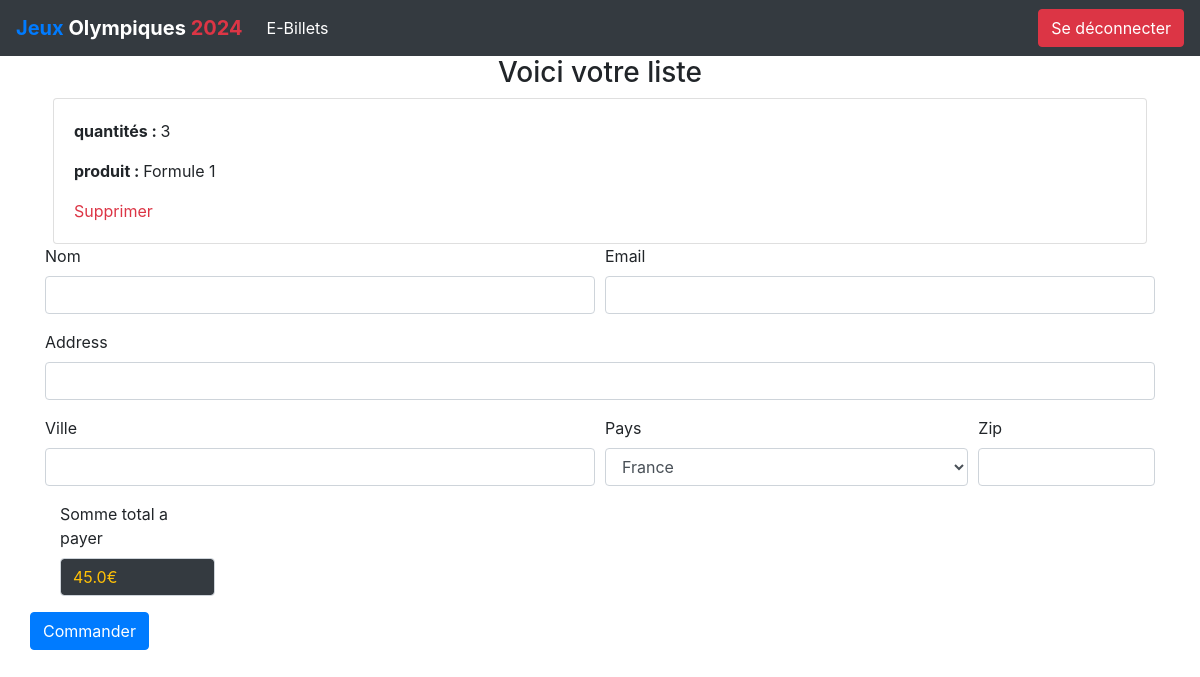
Page /billeterie/checkout (signed in) on the earlier database version.
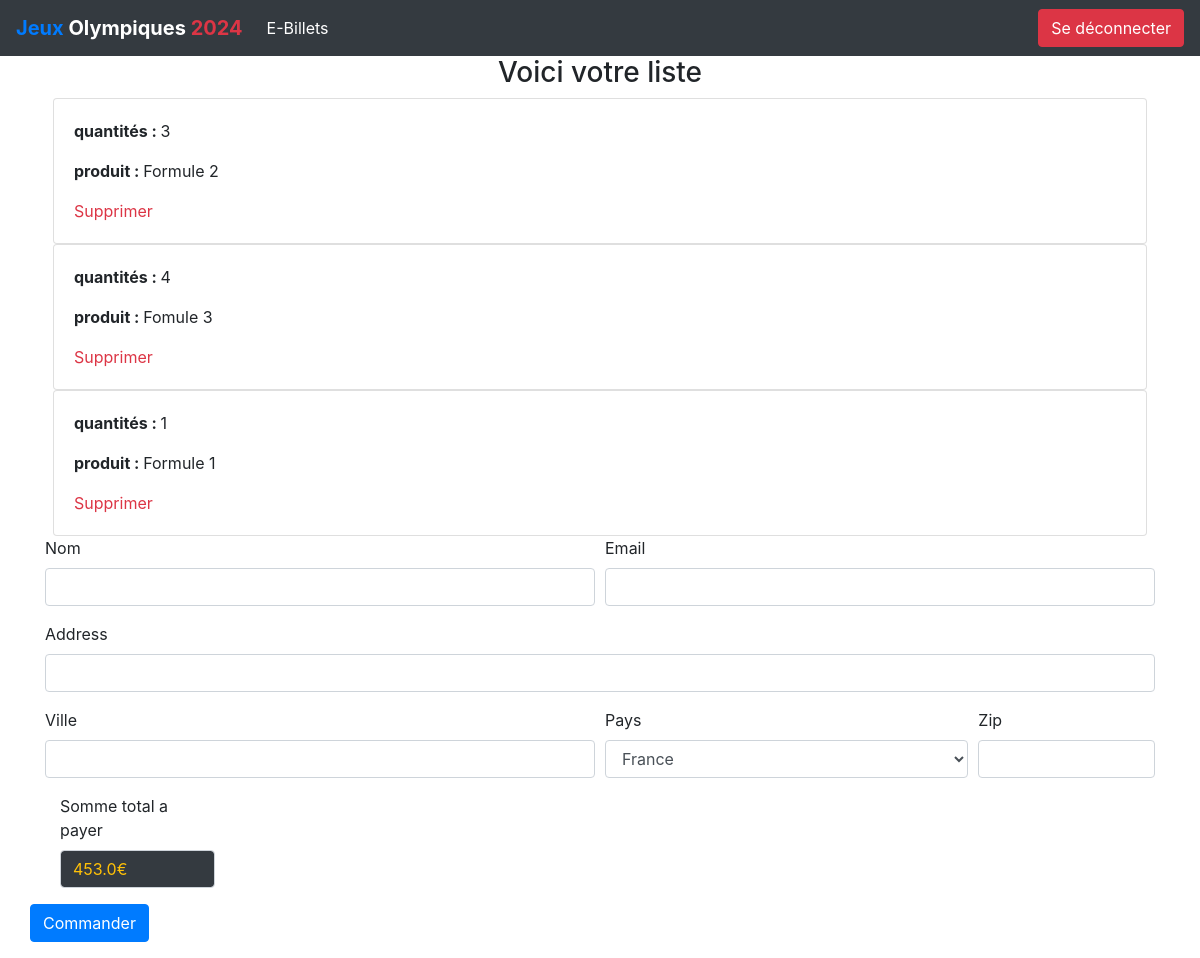
Same page on the later database version.
### shop/models.py (models this page shows, shortened)
class Order(models.Model):
    user = models.ForeignKey(AUTH_USER_MODEL, on_delete=models.CASCADE)
    product = models.ForeignKey(Product, on_delete=models.CASCADE)
    quantity = models.IntegerField(default=1)
    ordered = models.BooleanField(default=False)

class Product(models.Model):
    title = models.CharField(max_length=200)
    price = models.FloatField()
    description = models.TextField()
    image = models.CharField(max_length=5000, blank=True)
    date_added = models.DateTimeField(auto_now=True)
    quantity = models.IntegerField(default=0)
    class Meta:
        ordering = ['-date_added']

### shop/views.py (the view)
# urls.py: path('billeterie/checkout', checkout, name="checkout"),
def checkout(request):
    if request.method == "POST":
        pass
        return redirect('confirmation')
    order_user = Order.objects.filter(user=request.user)
    print(type(order_user))
    print(order_user)
    total_prix = 0
    for order in order_user:
        total_prix += order.quantity * order.product.price
    return render(request, 'shop/checkout.html', {"order_user":order_user, "total" : total_prix})

### shop/templates/shop/checkout.html (shortened to what this page needs)
{% extends "shop/base.html" %}
{% block content %}
<div class="row">
    <div class="col-md-12">
        <ul class="list-group" id="item-list">
            <h3 class="text-center ">Voici votre liste</h3>
            {% for order in order_user %}
            <div class="card mx-2">
                <div class="card-body">
                    <p><strong>quantités : </strong>{{ order.quantity }}</p>
                    <p>
                        <p><strong>produit : </strong>{{ order.product.title }}</p>
                    </p>
                    <a href="{% url "delete_cart_by_id" order.id %}" class="text-decoration-none text-danger">Supprimer</a>
                </div>
            </div>
        {% endfor %}
        </ul>
    </div>
</div>
<div class="row">
    <div class="col-md-12">
        <form method="POST">
            <div class="form-row">
              <div class="form-group col-md-6">
                <label for="inputEmail4">Nom</label>
                <input type="text" id="nom" name="nom" class="form-control" id="inputEmail4">
              </div>
              <div class="form-group col-md-6">
                <label for="inputPassword4">Email</label>
                <input type="email" id="email" name="email" class="form-control" id="inputPassword4">
              </div>
            </div>
            <div class="form-group">
              <label for="inputAddress">Address</label>
              <input type="text" id="address" name="address" class="form-control" id="inputAddress">
            </div>
            <div class="form-row">
              <div class="form-group col-md-6">
                <label for="inputCity">Ville</label>
                <input type="text" name="ville" id="ville" class="form-control" id="inputCity">
              </div>
              <div class="form-group col-md-4">
                <label for="inputState">Pays</label>
                <select id="pays" name="pays" class="form-control">
                  <option selected>France</option>
                </select>
              </div>
              <div class="form-group col-md-2">
                <label for="inputZip">Zip</label>
                <input name="zipcode" id="zipcode" type="text" class="form-control">
              </div>
            </div>
            <div class="form-group col-md-2">
              <label for="inputZip">Somme total a payer </label>
              <input name="total" id="total" type="readonly" class=" bg-dark text-warning form-control" value="{{ total }}€">
            </div>
          </div>
            <div class="form-group">
            <button type="submit" class="btn btn-primary">Commander</button>
    </div>
</div>
{% endblock %}

Differences in the rows shown:
removed Order: quantity "3", product "Formule 1"
added Order: quantity "3", product "Formule 2"
added Order: quantity "4", product "Fomule 3"
added Order: quantity "1", product "Formule 1"
Other differences:
form field total: "45.0€" → "453.0€"
